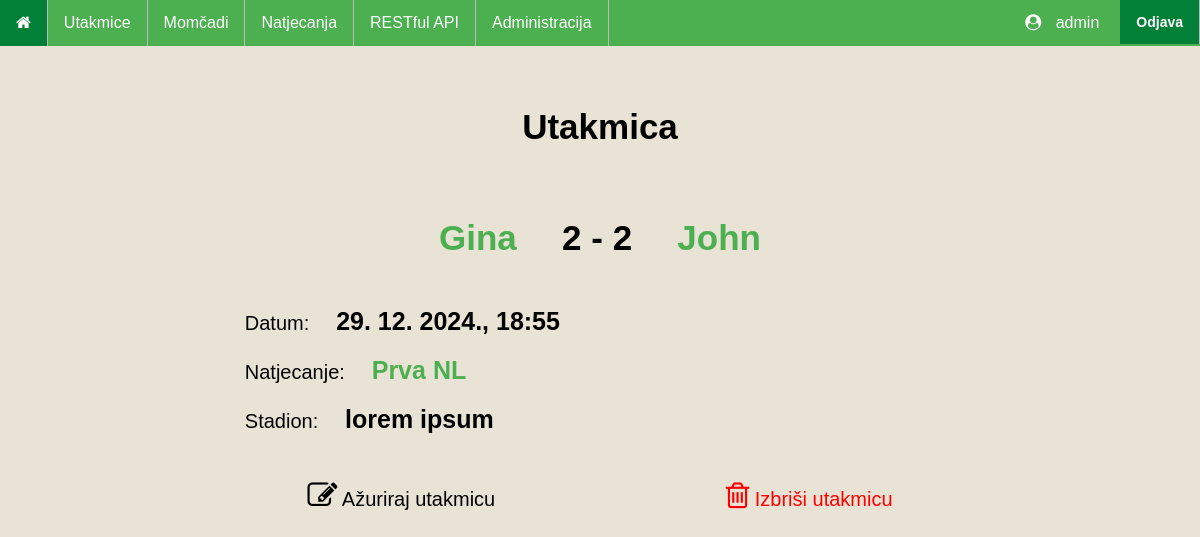
The app's page /matches/258 (signed in) with its own data.
### main/models.py (models this page shows, shortened)
class Match(models.Model):
    match_date = models.DateTimeField('Datum utakmice')
    match_stadium = models.TextField()
    match_competition = models.ForeignKey(Competition, on_delete=models.CASCADE, blank=True, null=True)
    match_team1 = models.ForeignKey(Team, on_delete=models.CASCADE, blank=True, null=True, related_name='team1')
    match_team2 = models.ForeignKey(Team, on_delete=models.CASCADE, blank=True, null=True, related_name='team2')
    match_score1 = models.IntegerField()
    match_score2 = models.IntegerField()

class Team(models.Model):
    team_name = models.CharField(max_length=50)
    team_stadium = models.TextField()
    team_country = models.CharField(max_length=30)
    def __str__(self):
        return '{}'.format(self.team_name)

class Competition(models.Model):
    competition_name = models.CharField(max_length=50)
    competition_country = models.CharField(max_length=30)
    competition_teams = models.ManyToManyField(Team)
    def __str__(self):
        return self.competition_name

### main/views.py (the view)
# urls.py: path('matches/<pk>', MatchDetailed.as_view(), name='matchDetails'),
class MatchDetailed(LoginRequiredMixin, DetailView):
    model = Match
    template_name = 'main/matchDetail.html'

### templates/main/matchDetail.html (shortened to what this page needs)
{% extends "base_generic.html" %}
{% block content %}
    <h1>Utakmica</h1>
    <h2 class="score_details">
        <a href="{% url 'teamDetails' object.match_team1.id %} ">{{ object.match_team1 }} </a>
        <span>
            {{ object.match_score1 }} - {{ object.match_score2 }}
        </span>
        <a href="{% url 'teamDetails' object.match_team2.id %}">{{ object.match_team2 }}</a>
    </h2>
    <p class="match_details">Datum: <b>{{ object.match_date|date:"d. m. Y., H:i" }}</b></p>
    <p class="match_details">Natjecanje:
        <b><a href="{% url 'competitionDetails' object.match_competition.id %}">{{ object.match_competition }}</a></b>
    </p>
    <p class="match_details">Stadion: <b>{{ object.match_stadium }}</b></p>
    {% if request.user.is_superuser %}
    <p class="match_details grid-container" style="margin-top: 5%; margin-bottom: 1%;">
        <span>
            <a href="{% url 'editMatch' object.id %}" style="color: black;">
                <i class="fa fa-edit" style="font-size: 30px; color:black;"></i>
                Ažuriraj utakmicu
            </a>
        </span>
        <span></span>
        <span>
            <a href="{% url 'deleteMatch' object.id %}" style="color: red;"
                onclick="return confirm('Jeste li sigurni da želite obrisati navedenu utakmicu?');"
            >
                <i class="fa fa-trash-o" style="font-size: 30px; color:red;"></i>
                Izbriši utakmicu
            </a>
        </span>
    </p>
    {% endif %}
{% endblock %}

### templates/base_generic.html (shortened to what this page needs)
<!DOCTYPE html>
<html lang="hr">
<head>
    {% load static %}
    <link rel="stylesheet" type="text/css" href="{% static 'style.css' %}">
    <link rel="stylesheet" type="text/css" href="{% static 'matches.css' %}">
    <link rel="stylesheet" href="https://cdnjs.cloudflare.com/ajax/libs/font-awesome/4.7.0/css/font-awesome.min.css">
</head>
<body>
    <ul>
        <li><a href="/" title="Početna stranica"><i class="fa fa-home"></i></a></li>
        <li><a href="/matches/">Utakmice</a></li>
        <li><a href="/teams/">Momčadi</a></li>
        <li><a href="/competitions/">Natjecanja</a></li>
        <li><a href="/api/teams/">RESTful API</a></li>
        {% if request.user.is_superuser %}
            <li><a href="/adminDashboard/">Administracija</a></li>
        {% endif %}
        <li style="float:right">
            <form id="logout-form" method="post" action="{% url 'logout' %}">
                <button type="submit">Odjava</button>
            </form>
        </li>
        <li style="float:right" class="userProfile">
            <i class='fa fa-user-circle' style="margin-right: 10px;"></i> {{ user.username }}
        </li>
    </ul>
    <div class="content">
        {% block content %}
        {% endblock %}
    </div>
</body>
</html>

### main/static/style.css (style rules this page uses)
html { font-family: 'Franklin Gothic', 'Arial Narrow', Arial, sans-serif; background: #e8e3d5; }
h1 { text-align: center; font-size: 35px; margin-top: 15%; margin-bottom: 5%; }
h2 { text-align: center; font-size: 28px; margin-top: 10%; }
ul { list-style-type: none; margin: 0; padding: 0; width: 100%; position: fixed; top: 0; left: 0; overflow: hidden; background-color: #4CAF50; color: white; }
li { float: left; border-right:1px solid #bbb; }
li a { display: block; color: white; text-align: center; padding: 14px 16px; text-decoration: none; }
.userProfile { padding: 14px 16px; border: none; margin-right: 5px; }
#logout-form { background: #4CAF50 !important; padding: 0 !important; }
#logout-form button { font-size: 14px; color: white; background: #038037 !important; padding: 14px 16px !important; border: none; font-weight: bold; display: block; margin: 0; text-decoration: none; cursor: pointer; }
.content { display: block; margin: 0 auto; width: 60%; margin-bottom: 8%; }
form { width: 100%; border-radius: 5px; padding: 20px; font-size: 20px; }

### main/static/matches.css (style rules this page uses)
.score span, .score_details span { margin-left: 5%; margin-right: 5%; }
.score_details { font-size: 35px; margin-top: 10%; margin-bottom: 7%; }
.match_details { font-size: 20px; }
.match_details b { font-size: 25px; margin-left: 3%; }
.score_details a:link, .match_details a:link, h2 a:link { text-decoration: none; color: #4CAF50; }
.grid-container { display: grid; grid-template-columns: auto auto auto; gap: 10px; padding: 10px; }
.grid-container span { text-align: center; }

### records on screen
Match: match_team1 "Gina", match_score1 "2", match_score2 "2", match_team2 "John", match_date "29. 12. 2024., 18:55", match_competition "Prva NL", match_stadium "lorem ipsum"

### other values on screen
{{ user.username }} "admin"
